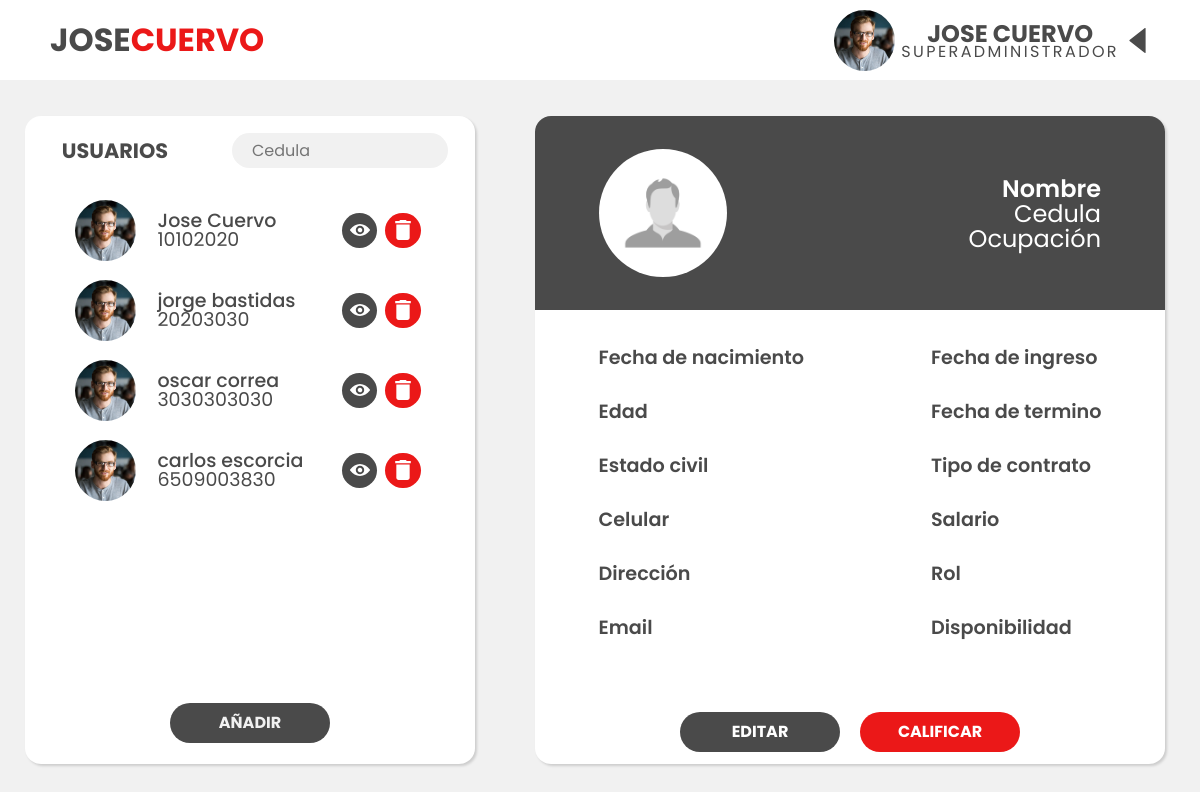
Page /dashboard (signed in) on the earlier database version.
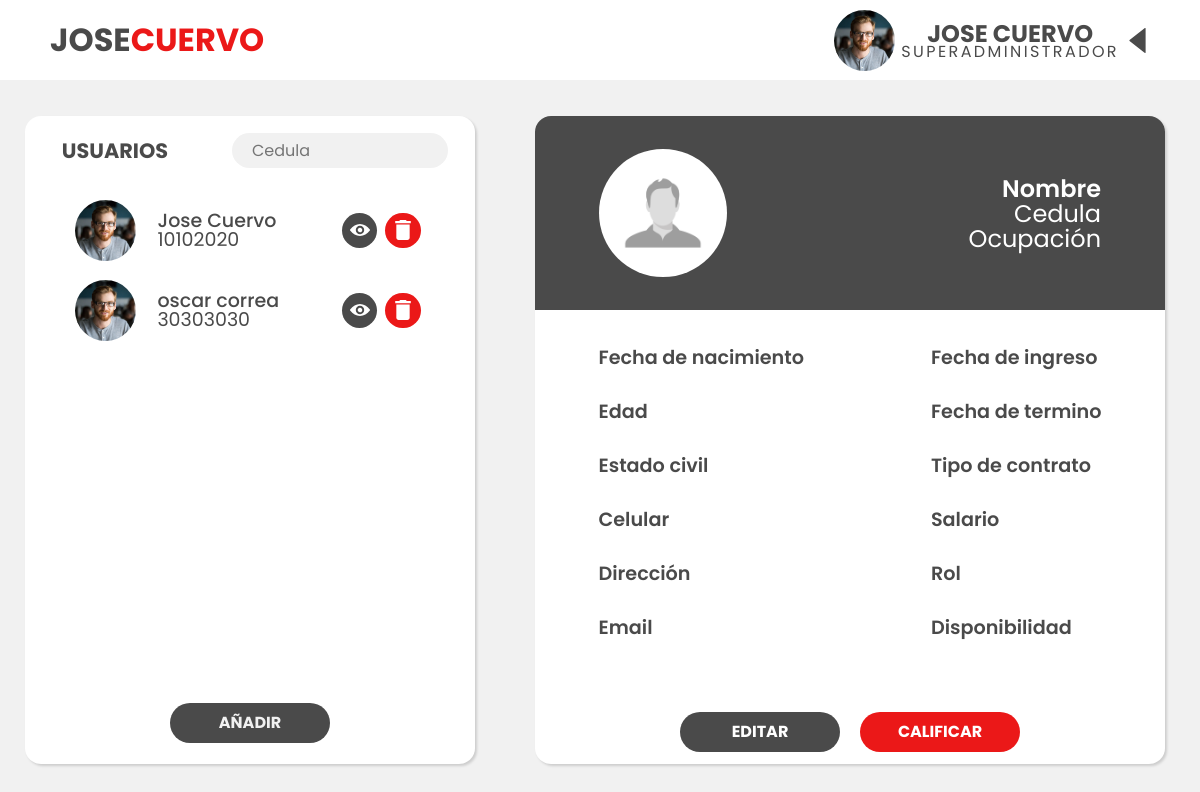
Same page on the later database version.
### tables this page shows
CREATE TABLE usuario (CC INTEGER NOT NULL, nombre VARCHAR, edad INTEGER, estado_civil VARCHAR, celular INTEGER, direccion VARCHAR, email VARCHAR, fecha_ingreso DATE, fecha_termino DATE, tipo_contrato VARCHAR, salario INTEGER, rol INTEGER, disponibilidad BOOLEAN, foto VARCHAR, contraseña VARCHAR, activo BOOLEAN, primera_vez BOOLEAN, registrador VARCHAR, apellido VARCHAR, fecha_nacimiento DATE, cargo VARCHAR, FOREIGN KEY (rol) REFERENCES rol (ID), PRIMARY KEY (CC));

### app.py (the view)
@app.route('/dashboard', methods=["GET","PUT"])
def dashboard():
    if "usuario" in session:
        rol = roles[session["rol"]]
        target = "USUARIOS"
        if session["rol"] == 2:
            target = "EMPLEADOS"
        if request.method == "GET":
            nombres = session["nombre"] + " " + session["apellido"]
            nombres = nombres.upper()
            try:
                with sqlite3.connect('joseCuervoDB.db') as con:
                    con.row_factory = sqlite3.Row
                    cur = con.cursor()
                    cur.execute("SELECT CC,nombre,foto,apellido FROM usuario")
                    row = cur.fetchall()
                    print(row)
            except Error  as er:
                print('SQLite error: %s' % (' '.join(er.args)))
            return render_template("dashboard.html",nombre=nombres, rol=rol,target=target, row = row,Unombre="Nombre",cedula="Cedula",ocupacion="Ocupación")
        if request.method == "PUT":
            return render_template("dashboard.html",nombre=session["nombre"], rol=rol)
    else:
        return redirect("/")

### templates/dashboard.html (shortened to what this page needs)
{% extends "layout.html" %}
{% block head %}
<link rel="stylesheet" href="{{ url_for('static', filename='styles/vistaAdmin.css') }}">
{% endblock %}
{% block content %}
<main>
    <div class="tabla-usuarios">
        <div class="tabla-usuarios-top">
            <label>{{ target }}</label>
            <div class="search">
                <input type="text" name="" onkeyup="buscar()" id="search-box" placeholder="Cedula">
            </div>
        </div>
        <ul id="tabla">
            {% for r in row %}
            <li>
                <div class="user">
                    <img src="{{ url_for('static', filename='imgs/img.jpg') }}" alt="" class="foto-perfil">
                    <div class="user__info">
                        <p id="Tnombre">{{r["nombre"]}} {{r["apellido"]}}</p>
                        <p>{{r["CC"]}}</p>
                    </div>
                    <div class="buttons">
                        <a class="view" href="{{url_for('buscar',cedula=r['CC'])}}">
                            <img src="{{ url_for('static', filename='imgs/eye.svg') }}" alt="">
                        </a>
                        <a class="delete">
                            <img src="{{ url_for('static', filename='imgs/delete.svg') }}" alt="">
                        </a>
                    </div>
                </div>
            </li>
            {% endfor %}
        </ul>
        <div class="tabla-usuario-boton">
            <a class="button" href="/registroSuper">AÑADIR</a>
        </div>
    </div>
    <div class="info-usuarios">
        <div class="top-info">
            <img src="{{ url_for('static', filename='imgs/dafault.png') }}" alt="">
            <div class="usuario-info-ocupacion">
                <p class="nombre">{{Unombre}}</p>
                <p class="cedula">{{cedula}}</p>
                <p class="ocupacion">{{ocupacion}}</p>
            </div>
        </div>
        <div class="formulario">
            <div class="izq">
                <div>
                    <p class="titulo">Fecha de nacimiento</p>
                    <p>{{nacimiento}}</p>
                </div>
                <div>
                    <p class="titulo">Edad</p>
                    <p>{{edad}}</p>
                </div>
                <div>
                    <p class="titulo">Estado civil</p>
                    <p>{{estado}}</p>
                </div>
                <div>
                    <p class="titulo">Celular</p>
                    <p>{{celular}}</p>
                </div>
                <div>
                    <p class="titulo">Dirección</p>
                    <p>{{direccion}}</p>
                </div>
                <div>
                    <p class="titulo">Email</p>
                    <p>{{email}}</p>
                </div>
            </div>
            <div class="der">
                <div>
                    <p class="titulo">Fecha de ingreso</p>
                    <p>{{ingreso}}</p>
                </div>
                <div>
                    <p class="titulo">Fecha de termino</p>
                    <p>{{termino}}</p>
                </div>
                <div>
                    <p class="titulo">Tipo de contrato</p>
                    <p>{{tipo}}</p>
                </div>
                <div>
                    <p class="titulo">Salario</p>
                    <p>{{salario}}</p>
                </div>
                <div>
                    <p class="titulo">Rol</p>
                    <p>{{Rol}}</p>
                </div>
                <div>
                    <p class="titulo">Disponibilidad</p>
                    <p>{{disponible}}</p>
                </div>
            </div>
        </div>
        <div class="info-usuarios-buttons">
            <a id="editar"  href="" class="button" >
                <p>EDITAR</p>
            </a>
            <a id="calificar" href="" class="button">
                <p>CALIFICAR</p>
            </a>
        </div>
    </div>
</main>
{% endblock %}

### templates/layout.html (shortened to what this page needs)
<!DOCTYPE html>
<html lang="en">
<head>
    <link rel="stylesheet" href="{{ url_for('static', filename='styles/normalize.css') }}">
    <link rel="stylesheet" href="{{ url_for('static', filename='styles/layout.css') }}">
    {% block head %}
    {% endblock %}
</head>
<body>
    <nav class="top">
        <div class="navegacion">
            <label id="logo">JOSE<span>CUERVO</span></label>
            <div class="menu">
                <div class="cuenta">
                    <img src="{{ url_for('static', filename='imgs/img.jpg') }}" alt="foto" id="perfil">
                    <div>
                        <label id="nombre">{{nombre}}</label>
                        <label id="rol">{{rol}}</label>
                    </div>
                    <img src="{{ url_for('static', filename='imgs/downtriangle.svg') }}" alt="icono" id="iconT">
                </div>
            </div>
        </div>
    </nav>
    {% block content %}
    {% endblock %}
</body>
</html>

### static/styles/layout.css (style rules this page uses)
body { background-color: var(--background-color); }
.top { height: 80px; width: 100%; background-color: var(--white); }
.navegacion { display: flex; justify-content: space-between; padding: 0 50px; align-items: center; height: 100%; }
#logo { font-size: 2rem; font-weight: 700; }
#logo span { font-size: 2rem; font-weight: 700; color: var(--main-color); }
.cuenta { display: flex; height: 100%; align-items: center; }
.cuenta div { display: flex; flex-direction: column; justify-content: center; height: 100%; }
#iconT { height: 25px; width: 25px; transform: rotate(90deg); transition: .4s; margin-left: 6px; }
#perfil { height: 61px; width: 61px; border-radius: 50%; object-fit: cover; margin-right: 6px; }
#nombre { font-size: 1.5rem; font-weight: 700; text-align: center; }
#rol { font-size: 1rem; text-align: center; margin-top:-0.7rem; letter-spacing: 0.15rem; }
.menu { position: relative; height: 100%; }

### static/styles/vistaAdmin.css (style rules this page uses)
main { width: 100vw; min-height: calc(100vh - 80px); display: grid; grid-template-columns: minmax(500px, 2fr) minmax(700px, 3fr); align-items: center; }
.tabla-usuarios, .info-usuarios { background-color: white; border-radius: 1rem; width: 90%; margin: auto; height: 90%; box-shadow: rgba(0, 0, 0, 0.15) 1.95px 1.95px 2.6px; }
.tabla-usuarios { display: flex; flex-direction: column; align-items: center; }
.tabla-usuarios-top { width: 100%; display: flex; align-items: center; height: 70px; }
.tabla-usuarios-top label { font-size: 1.3rem; font-weight: 700; text-align: center; width: 40%; }
.search { display: flex; justify-content: center; width: 60%; }
.search input[type=text] { border: 0; background-color: var(--background-color); border-radius: 1.25rem; width: 80%; height: 2.2rem; padding: 0.75rem 1.25rem; }
ul { list-style-type: none; width: 97%; height: 80%; display: flex; flex-direction: column; align-items: center; overflow-y: scroll; }
li { width: 80%; height: 4.2rem; margin-top: 0.8rem; }
.view, .delete { display: flex; width: 2.2rem; height: 2.2rem; border: 0; margin: 0 4px; border-radius: 50%; justify-content: center; align-items: center; }
.view { background-color: var(--secondary-color); }
.delete { background-color: var(--main-color); }
.delete img, .view img { object-fit: cover; height: 20px; width: 20px; }
.foto-perfil { height: 61px; width: 61px; border-radius: 50%; object-fit: cover; margin-right: 6px; }
.user { width: 100%; height: 98%; display: flex; align-items: center; justify-content: space-evenly; }
.user__info { display: flex; justify-content: center; flex-direction: column; width: 70%; height: 98%; font-size: 0.85em; }
.user__info p { font-size: 1.4em; font-weight: 500; padding-left: 15px; }
.user__info p + p { font-size: 1.4em; font-weight: 400; margin-top: -10px; }
.buttons { max-width: 100px; display: flex; }
.tabla-usuario-boton { display: flex; width: 100%; height: calc(20% - 70px); justify-content: center; align-items: center; margin-bottom: 12px; }
.info-usuarios-buttons p { color: white; }
.button { border: 0; border-radius: 25px; height: 2.5rem; width: 10rem; color: var(--background-color); background-color: var(--secondary-color); font-weight: bold; align-items: center; }
.top-info { display: flex; background: var(--secondary-color); border-radius: 1rem 1rem 0 0; width: 100%; height: 30%; align-items: center; justify-content: space-between; padding: 0 4rem; }
.top-info img { background: white; height: 8rem; width: 8rem; border-radius: 50%; object-fit: cover; }
.top-info p { text-align: right; color: white; }
.nombre { font-size: 1.5rem; font-weight: 600; }
.cedula { font-size: 1.5rem; margin-top: -10px; }
.ocupacion { font-size: 1.5rem; font-weight: 400; margin-top: -10px; }
.titulo { color: var(--secondary-color); font-weight: 600; font-size: 1.2rem; }
.izq p,.der p { height: 2rem; }
.izq p + p,.der p + p { margin-top: -10px; }
.formulario { height: 60%; display: flex; justify-content: space-around; align-items: center; }
.info-usuarios-buttons { height: 10%; display: flex; justify-content: center; align-items: center; }
#calificar { background: var(--main-color); margin-left: 20px; }
a { display: flex; align-items: center; justify-content: center; text-decoration: none; }

Differences in the rows shown:
removed usuario: nombre "jorge", apellido "bastidas", CC "20203030"
removed usuario: nombre "oscar", apellido "correa", CC "3030303030"
removed usuario: nombre "carlos", apellido "escorcia", CC "6509003830"
added usuario: nombre "oscar", apellido "correa", CC "30303030"
